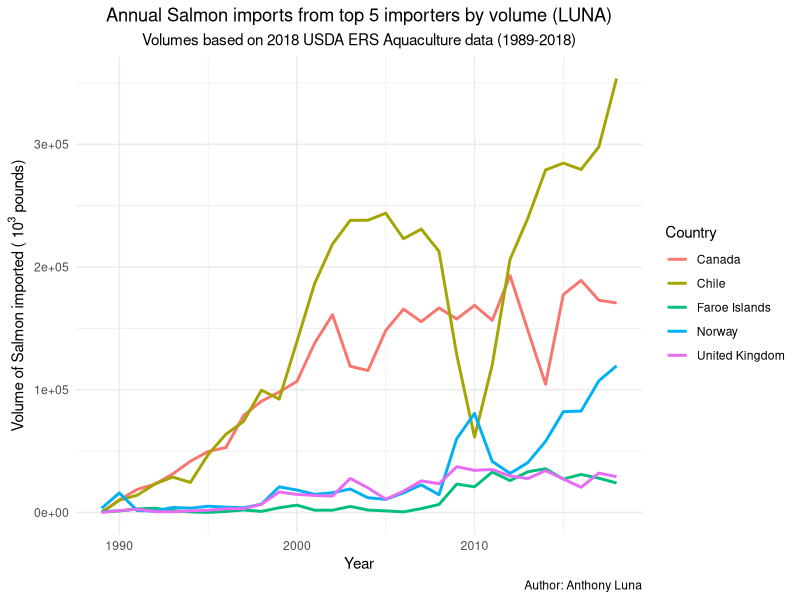

The R script that drew this image:
#------------------------------------------------------- 
# Title: Task 4 - US Atlantic Salmon Imports 
# Author: Anthony Luna  
# Date: 2019-10-07 
#-------------------------------------------------------

#------------------------------------------------------- 
# Step 1 
# Attach required packages
#-------------------------------------------------------

# Attach tidyverse

library(tidyverse)

#------------------------------------------------------- 
# Step 2 
# Load Data
#-------------------------------------------------------

# Load atl_salmon_imports into object atl_salmon_imports

atl_salmon_imports <- read.csv("atl_salmon_imports.csv")

# Look at the data

View(atl_salmon_imports)

#------------------------------------------------------- 
# Step 3 
# Manipulate Data 
#-------------------------------------------------------

#------------------------------------------------------- 
# Step 3.1 
# Calculate total volume of Atlantic salmon that the US
# has imported from each country (10^3) for the 10 most
# recent years of data
#-------------------------------------------------------

# We calculate the total volume for each country over 
# the last 10 years using atl_salmon_imports by creating 
# atl_salmon_imports_10years with the following steps:
#   
#   1. filter the data for years between 2009 and 
#      2018,
#
#   2. group the data by country, and
#   
#   3. summarize the data with 'total' being equal to 
#      the sum of imported volume and ignoring NA values.
#

atl_salmon_imports_10years_sum <- atl_salmon_imports %>% 
  filter(between(year,2009,2018)) %>% # 1.
  group_by(country) %>% # 2.
  summarize(total = sum(volume, na.rm=TRUE)) # 3.

# Look at the data

View(atl_salmon_imports_10years_sum)

#------------------------------------------------------- 
# Step 3.2 
# Create dataframe with all available import years with
# only the top 5 importers in the last 10 years.
#-------------------------------------------------------

# We use atl_salmon_imports_10years_sum to create a list
# with the top 5, 10 year salmon importers by 
#
#   1. arranging atl_salmon_imports_10years_sum so it is 
#      decending is total, then
#
#   2. taking the top 5 values.

atl_salmon_countries_top5 <-  atl_salmon_imports_10years_sum %>%
  arrange(-total) %>%  # 1.
  head(5) # 2.

# Look at the data

View(atl_salmon_countries_top5)

# Then we can use the country column as a condition to 
# filter atl_salmon_imports which will give us the 
# dataframe we are looking for. For this we use '$' to select
# the country column, and %in% for the conditional.


atl_salmon_imports_top5 <- atl_salmon_imports %>% 
  filter(country %in% atl_salmon_countries_top5$country)

# Look at the data

View(atl_salmon_imports_top5)

#------------------------------------------------------- 
# Step 4 
# Plot Data
#-------------------------------------------------------

# Create line graph of the top 5 salmon importers over time.

ggplot(data = atl_salmon_imports_top5, aes(x = year, y = volume)) +

  # Set line size to 1 and the line color to correspond to the country
  
  geom_line(size = 1,aes(color = country)) + 
  
  # Change title, subtitle, caption, legend, and xy-axis lables. 
  # Using bquote() function in the y label to add a superscript.
  
  labs(
    title = 'Annual Salmon imports from top 5 importers by volume (LUNA)',
    subtitle = 'Volumes based on 2018 USDA ERS Aquaculture data (1989-2018)',
    caption = 'Author: Anthony Luna',
    col = "Country",
    x = 'Year',
    y = bquote('Volume of Salmon imported ('~10^3~ 'pounds)')
  ) +
  
  # Use the minimal theme
  
  theme_minimal() +
  
  # Modify minimal theme to center title and subtitle
  
  theme(plot.title = element_text(hjust= 0.5),
        plot.subtitle = element_text(hjust= 0.5)) 

#------------------------------------------------------- 
# End of File 
#-------------------------------------------------------




